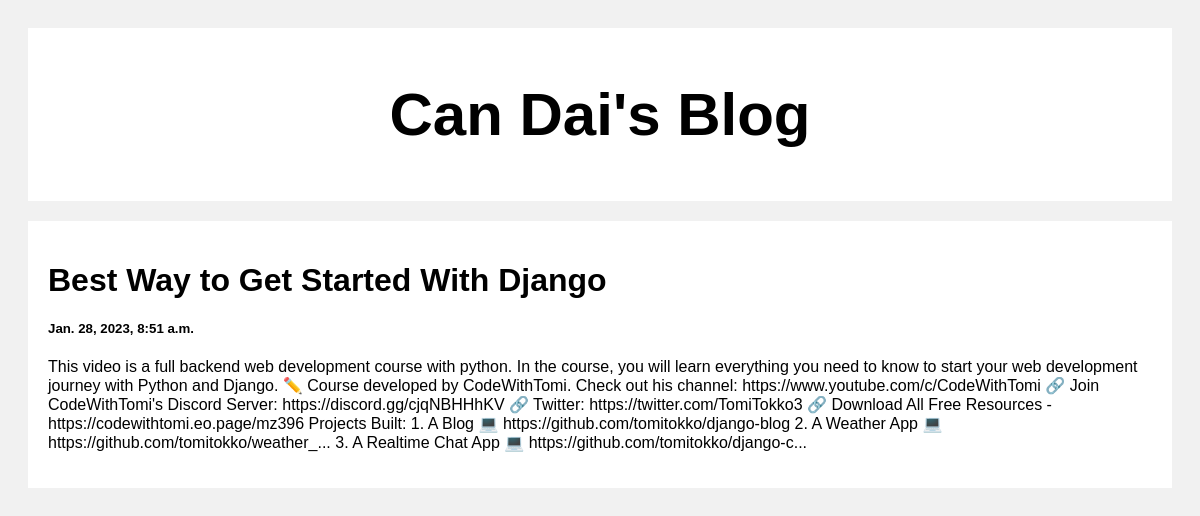
Screenshot of /post/2 with the database file from the repository.
### posts/models.py (models this page shows)
class Post(models.Model):
    title = models.CharField(max_length=100)
    body = models.CharField(max_length=1000000)
    created_at = models.DateTimeField(default= datetime.now, blank=True)

### posts/views.py (the view)
# urls.py: path('post/<str:pk>', views.post, name = 'post') # when you click on a post in index.html
def post(request, pk):
    posts = Post.objects.get(id=pk) #once you go to post/1, find the post
    return render(request, 'posts.html', {'posts':posts} ) #pass it to post.html to display that specific post

### templates/posts.html (shortened to what this page needs)
<!DOCTYPE html>
<html>
<head>
</head>
<body>
<div class="header">
  <a style="text-decoration: none; color: black;" href="/">
    <h2>Can Dai's Blog</h2>
  </a>
</div>
<div class="row">
  <div class="leftcolumn">
    <div class="card">
        <h1>{{posts.title}}</h1>
        <h5>{{posts.created_at}}</h5>
        <p>{{posts.body}}</p>
    </div>
  </div>
</div>
</body>
</html>

### templates/posts.html (style rules this page uses)
* { box-sizing: border-box; }
body { font-family: Arial; padding: 20px; background: #f1f1f1; }
.header { padding: 2px; font-size: 40px; text-align: center; background: white; }
.leftcolumn { float: left; width: 100%; }
.card { background-color: white; padding: 20px; margin-top: 20px; }
.row:after { content: ""; display: table; clear: both; }

### rows the page displays
Post: title "Best Way to Get Started With Django", created_at "Jan. 28, 2023, 8:51 a.m.", body "This video is a full backend web development course with python. In the course, you will learn everything you need to know to start your web development journey with Python and Django. ✏️ Course developed by CodeWithTomi. Check out his channel: https://www.youtube.com/c/CodeWithTomi 🔗 Join CodeWithTomi's Discord Server: https://discord.gg/cjqNBHHhKV 🔗 Twitter: https://twitter.com/TomiTokko3 🔗 Download All Free Resources - https://codewithtomi.eo.page/mz396 Projects Built: 1. A Blog 💻 https://github.com/tomitokko/django-blog 2. A Weather App 💻 https://github.com/tomitokko/weather_... 3. A Realtime Chat App 💻 https://github.com/tomitokko/django-c..."
